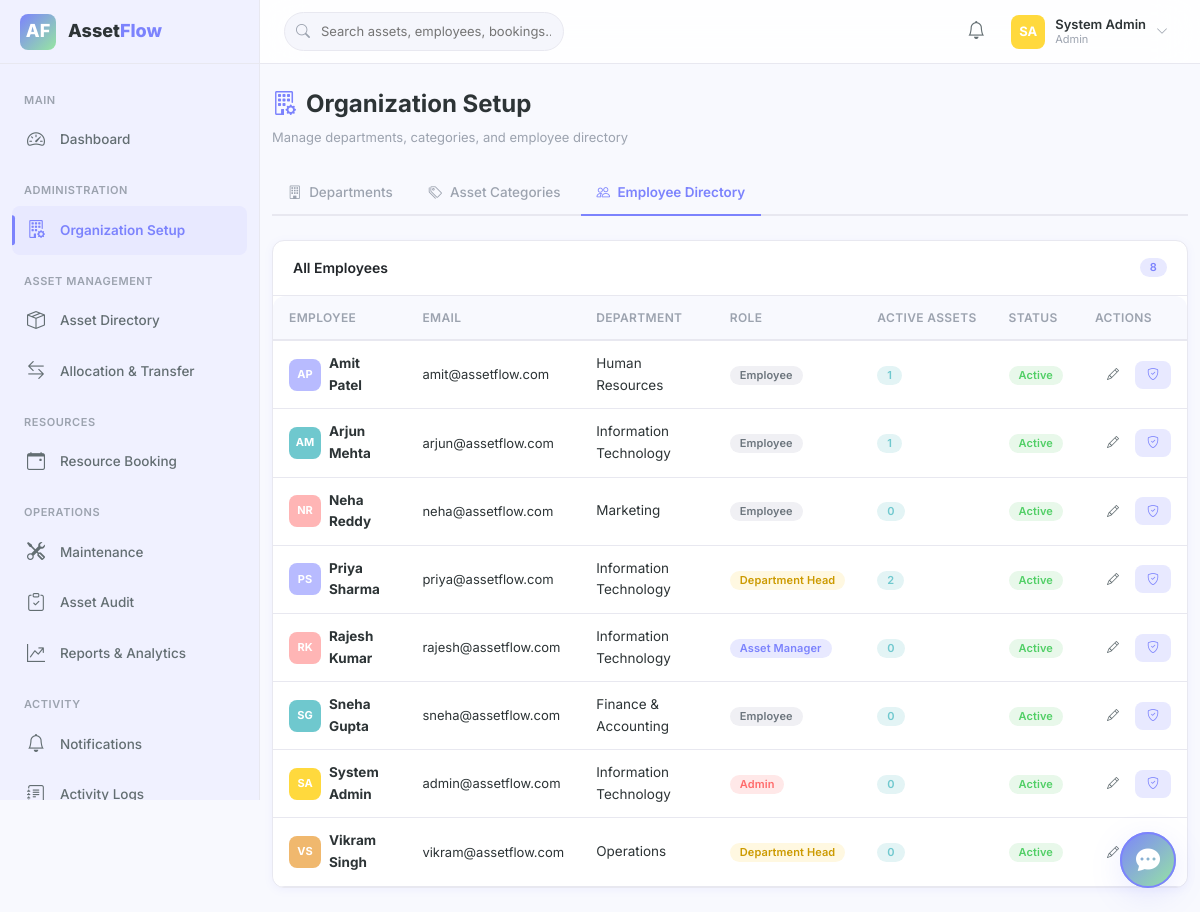
Screenshot of /organization/employees (signed in) with the database file from the repository.
### tables this page shows
CREATE TABLE users (
    id              INT AUTO_INCREMENT PRIMARY KEY,
    name            VARCHAR(100) NOT NULL,
    email           VARCHAR(150) NOT NULL UNIQUE,
    password        VARCHAR(255) NOT NULL,
    role            ENUM('Admin','Asset Manager','Department Head','Employee') NOT NULL DEFAULT 'Employee',
    department_id   INT DEFAULT NULL,
    status          ENUM('Active','Inactive') NOT NULL DEFAULT 'Active',
    avatar          VARCHAR(255) DEFAULT NULL,
    reset_token     VARCHAR(255) DEFAULT NULL,
    reset_expiry    DATETIME DEFAULT NULL,
    created_at      TIMESTAMP DEFAULT CURRENT_TIMESTAMP,
    updated_at      TIMESTAMP DEFAULT CURRENT_TIMESTAMP ON UPDATE CURRENT_TIMESTAMP,
    INDEX idx_user_role (role),
    INDEX idx_user_status (status),
    INDEX idx_user_dept (department_id),
    CONSTRAINT fk_user_dept FOREIGN KEY (department_id) REFERENCES departments(id) ON DELETE SET NULL
);

CREATE TABLE departments (
    id              INT AUTO_INCREMENT PRIMARY KEY,
    name            VARCHAR(100) NOT NULL,
    head_id         INT DEFAULT NULL,
    parent_id       INT DEFAULT NULL,
    status          ENUM('Active','Inactive') NOT NULL DEFAULT 'Active',
    created_at      TIMESTAMP DEFAULT CURRENT_TIMESTAMP,
    updated_at      TIMESTAMP DEFAULT CURRENT_TIMESTAMP ON UPDATE CURRENT_TIMESTAMP,
    INDEX idx_dept_status (status),
    INDEX idx_dept_parent (parent_id),
    CONSTRAINT fk_dept_parent FOREIGN KEY (parent_id) REFERENCES departments(id) ON DELETE SET NULL
);

### app/Controllers/EmployeeController.php (called while the page is built, shortened)
<?php
class EmployeeController extends Controller
{
    public function index(): void
    {
        $employees = Database::fetchAll(
            "SELECT u.*, d.name as department_name,
                    (SELECT COUNT(*) FROM allocations WHERE allocated_to = u.id AND status='Active') as active_assets
             FROM users u
             LEFT JOIN departments d ON u.department_id = d.id
             ORDER BY u.name"
        );
        $departments = Database::fetchAll("SELECT id, name FROM departments WHERE status='Active' ORDER BY name");
        $this->view('organization/employees', [
            'employees'   => $employees,
            'departments' => $departments,
            'activeTab'   => 'employees',
        ], 'Employee Directory — AssetFlow');
    }
}

### public/index.php (called while the page is built, shortened)
<?php
require_once APP_PATH . '/Config/Database.php';
require_once APP_PATH . '/Core/Router.php';
require_once APP_PATH . '/Core/Controller.php';
require_once APP_PATH . '/Core/Auth.php';
require_once APP_PATH . '/Core/Helpers.php';
Router::dispatch();

### app/Config/Database.php (called while the page is built, shortened)
<?php
class Database
{
    private static ?PDO $instance = null;
    private static string $host = 'localhost';
    private static string $dbname = 'assetflow';
    private static string $username = 'root';
    private static string $password = '';
    private static string $charset = 'utf8mb4';
    public static function getInstance(): PDO
    {
        if (self::$instance === null) {
            $dsn = "mysql:host=" . self::$host . ";dbname=" . self::$dbname . ";charset=" . self::$charset;
            $options = [
                PDO::ATTR_ERRMODE            => PDO::ERRMODE_EXCEPTION,
                PDO::ATTR_DEFAULT_FETCH_MODE => PDO::FETCH_ASSOC,
                PDO::ATTR_EMULATE_PREPARES   => false,
            ];
            try {
                self::$instance = new PDO($dsn, self::$username, self::$password, $options);
            } catch (PDOException $e) {
                die("Database connection failed: " . $e->getMessage());
            }
        }
        return self::$instance;
    }
    public static function query(string $sql, array $params = []): PDOStatement
    {
        $stmt = self::getInstance()->prepare($sql);
        $stmt->execute($params);
        return $stmt;
    }
    public static function fetchAll(string $sql, array $params = []): array
    {
        return self::query($sql, $params)->fetchAll();
    }
}

### app/Core/Auth.php (called while the page is built, shortened)
<?php
class Auth
{
    public static function check(): bool
    {
        return isset($_SESSION['user_id']) && $_SESSION['user_id'] > 0;
    }
    public static function user(): ?array
    {
        return $_SESSION['user_data'];
    }
}

### app/Views/organization/employees.php (the view, shortened to what this page needs)
<div class="page-header fade-in">
    <div>
        <h1><i class="bi bi-building-gear"></i> Organization Setup</h1>
        <p>Manage departments, categories, and employee directory</p>
    </div>
</div>
<ul class="nav nav-tabs mb-4 fade-in">
    <li class="nav-item"><a class="nav-link" href="/organization/departments"><i class="bi bi-building me-1"></i> Departments</a></li>
    <li class="nav-item"><a class="nav-link" href="/organization/categories"><i class="bi bi-tags me-1"></i> Asset Categories</a></li>
    <li class="nav-item"><a class="nav-link active" href="/organization/employees"><i class="bi bi-people me-1"></i> Employee Directory</a></li>
</ul>
<div class="card fade-in">
    <div class="card-header d-flex justify-content-between align-items-center">
        <span>All Employees</span>
        <span class="badge bg-primary-subtle text-primary"><?= count($employees) ?></span>
    </div>
    <div class="card-body p-0">
        <div class="table-responsive">
            <table class="table table-hover mb-0">
                <thead>
                    <tr>
                        <th>Employee</th>
                        <th>Email</th>
                        <th>Department</th>
                        <th>Role</th>
                        <th>Active Assets</th>
                        <th>Status</th>
                        <th>Actions</th>
                    </tr>
                </thead>
                <tbody>
                    <?php foreach ($employees as $emp): ?>
                    <tr>
                        <td>
                            <div class="d-flex align-items-center gap-2">
                                <div class="user-avatar" style="width:32px;height:32px;font-size:11px;background:<?= Helpers::stringToColor($emp['name']) ?>">
                                    <?= Helpers::initials($emp['name']) ?>
                                </div>
                                <strong><?= Helpers::e($emp['name']) ?></strong>
                            </div>
                        </td>
                        <td style="font-size:13px;"><?= Helpers::e($emp['email']) ?></td>
                        <td><?= Helpers::e($emp['department_name'] ?? '—') ?></td>
                        <td>
                            <?php
                            $roleColors = ['Admin'=>'bg-danger-subtle text-danger','Asset Manager'=>'bg-primary-subtle text-primary','Department Head'=>'bg-warning-subtle text-warning','Employee'=>'bg-secondary-subtle text-secondary'];
                            $rc = $roleColors[$emp['role']] ?? 'bg-secondary-subtle';
                            ?>
                            <span class="badge rounded-pill <?= $rc ?>"><?= Helpers::e($emp['role']) ?></span>
                        </td>
                        <td><span class="badge bg-info-subtle text-info"><?= $emp['active_assets'] ?></span></td>
                        <td><?= Helpers::statusBadge($emp['status']) ?></td>
                        <td>
                            <div class="d-flex gap-1">
                                <button class="btn btn-sm btn-ghost" data-bs-toggle="modal" data-bs-target="#editEmpModal"
                                    onclick="fillEditEmp(<?= htmlspecialchars(json_encode($emp)) ?>)">
                                    <i class="bi bi-pencil"></i>
                                </button>
                                <button class="btn btn-sm btn-soft" data-bs-toggle="modal" data-bs-target="#roleModal"
                                    onclick="fillRole(<?= $emp['id'] ?>, '<?= Helpers::e($emp['name']) ?>', '<?= $emp['role'] ?>')">
                                    <i class="bi bi-shield-check"></i>
                                </button>
                            </div>
                        </td>
                    </tr>
                    <?php endforeach; ?>
                </tbody>
            </table>
        </div>
    </div>
</div>

### app/Core/Helpers.php (shortened to what this page needs)
<?php
class Helpers
{
    public static function e(string $value): string
    {
        return htmlspecialchars($value, ENT_QUOTES, 'UTF-8');
    }
    public static function statusBadge(string $status): string
    {
        $class = $map[$status] ?? 'bg-secondary-subtle text-secondary';
        return '<span class="badge rounded-pill ' . $class . '">' . self::e($status) . '</span>';
    }
    public static function initials(string $name): string
    {
        $words = explode(' ', trim($name));
        $initials = '';
        foreach (array_slice($words, 0, 2) as $word) {
            $initials .= strtoupper($word[0] ?? '');
        }
        return $initials;
    }
    public static function stringToColor(string $str): string
    {
        $colors = ['#7C83FD', '#96E6A1', '#FFB5B5', '#6FC8CE', '#FFD93D', '#B8BBFF', '#F0B86E', '#A8D8EA'];
        $hash = crc32($str);
        return $colors[abs($hash) % count($colors)];
    }
}

### app/Core/Router.php (shortened to what this page needs)
<?php
class Router
{
    private static array $routes = [];
    public static function get(string $path, string $controller, string $action): void
    {
        self::$routes[] = [
            'method'     => 'GET',
            'path'       => $path,
            'controller' => $controller,
            'action'     => $action,
        ];
    }
    public static function post(string $path, string $controller, string $action): void
    {
        self::$routes[] = [
            'method'     => 'POST',
            'path'       => $path,
            'controller' => $controller,
            'action'     => $action,
        ];
    }
    public static function dispatch(): void
    {
        $method = $_SERVER['REQUEST_METHOD'];
        $uri = parse_url($_SERVER['REQUEST_URI'], PHP_URL_PATH);
        $uri = rtrim($uri, '/') ?: '/';
        foreach (self::$routes as $route) {
            if ($route['method'] !== $method) {
                continue;
            }
            $params = self::matchRoute($route['path'], $uri);
            if ($params !== false) {
                $actionName = $route['action'];
                $controller = new $controllerName();
                call_user_func_array([$controller, $actionName], $params);
                return;
            }
        }
    }
    private static function matchRoute(string $pattern, string $uri): array|false
    {
        $regex = preg_replace('/\{([a-zA-Z_]+)\}/', '(?P<$1>[^/]+)', $pattern);
        $regex = '#^' . $regex . '$#';
        if (preg_match($regex, $uri, $matches)) {
            $params = [];
            return $params;
        }
        return false;
    }
}

### app/Views/layouts/header.php (shortened to what this page needs)
<!DOCTYPE html>
<html lang="en">
<head>
    <link href="https://cdn.jsdelivr.net/npm/bootstrap@5.3.3/dist/css/bootstrap.min.css" rel="stylesheet">
    <link href="https://cdn.jsdelivr.net/npm/bootstrap-icons@1.11.3/font/bootstrap-icons.min.css" rel="stylesheet">
    <link href="https://cdn.jsdelivr.net/npm/fullcalendar@6.1.11/index.global.min.css" rel="stylesheet">
    <link href="/css/theme.css" rel="stylesheet">
    <link href="/css/custom.css" rel="stylesheet">
</head>
<body>
<header class="top-header">
    <div class="header-left">
        <div class="header-search">
            <i class="bi bi-search"></i>
            <input type="text" id="globalSearch" placeholder="Search assets, employees, bookings..." autocomplete="off">
        </div>
    </div>
    <div class="header-right">
        <div class="dropdown">
            <button class="header-btn" data-bs-toggle="dropdown" aria-label="Notifications" id="notifBell">
                <i class="bi bi-bell"></i>
            </button>
        </div>
        <div class="dropdown user-menu">
            <button class="user-menu-btn" data-bs-toggle="dropdown">
                <?php if ($currentUser): ?>
                <div class="user-avatar" style="background:<?= Helpers::stringToColor($currentUser['name']) ?>">
                    <?= Helpers::initials($currentUser['name']) ?>
                </div>
                <div class="user-info">
                    <div class="user-name"><?= Helpers::e($currentUser['name']) ?></div>
                    <div class="user-role"><?= Helpers::e($currentUser['role']) ?></div>
                </div>
                <i class="bi bi-chevron-down" style="font-size:12px;color:var(--text-muted);"></i>
                <?php endif; ?>
            </button>
        </div>
    </div>
</header>

### public/css/custom.css (style rules this page uses)
.page-header { display: flex; align-items: center; justify-content: space-between; margin-bottom: 24px; flex-wrap: wrap; gap: 12px; }
.page-header h1 { font-size: 1.5rem; font-weight: 700; display: flex; align-items: center; gap: 10px; }
.page-header h1 i { color: var(--primary); }
.page-header p { color: var(--text-muted); font-size: 13px; margin: 2px 0 0 0; }
.fade-in { animation: fadeIn 0.4s ease; }

### rows the page displays
users: name "SA", name "System Admin", role "Admin", email "admin@assetflow.com", department.name "Information Technology", active_assets "0", status "Active"
users: name "AP", name "Amit Patel", email "amit@assetflow.com", department.name "Human Resources", role "Employee", active_assets "1", status "Active"
users: name "AM", name "Arjun Mehta", email "arjun@assetflow.com", department.name "Information Technology", role "Employee", active_assets "1", status "Active"
users: name "NR", name "Neha Reddy", email "neha@assetflow.com", department.name "Marketing", role "Employee", active_assets "0", status "Active"
users: name "PS", name "Priya Sharma", email "priya@assetflow.com", department.name "Information Technology", role "Department Head", active_assets "2", status "Active"
users: name "RK", name "Rajesh Kumar", email "rajesh@assetflow.com", department.name "Information Technology", role "Asset Manager", active_assets "0", status "Active"
users: name "SG", name "Sneha Gupta", email "sneha@assetflow.com", department.name "Finance & Accounting", role "Employee", active_assets "0", status "Active"
users: name "VS", name "Vikram Singh", email "vikram@assetflow.com", department.name "Operations", role "Department Head", active_assets "0", status "Active"

### other values shown
count($employees) "8"
